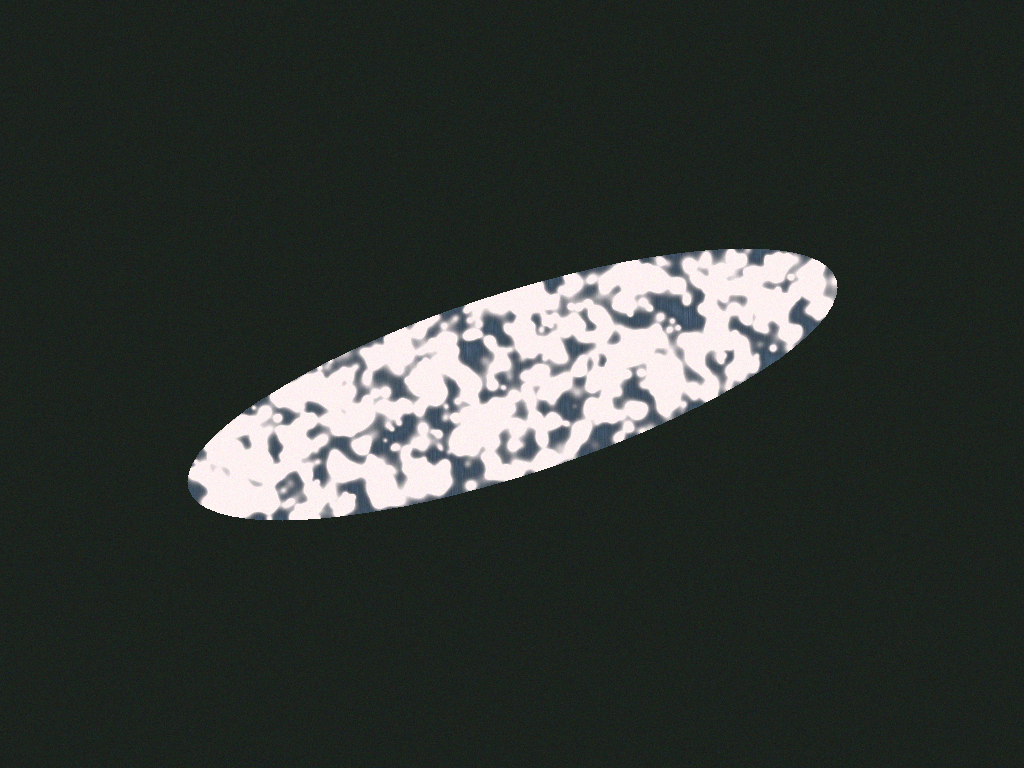
#> input picture sample_branch.png, 1024 x 768 px
$ python select_roi.py sample_branch.png
#> lines starting #> are read from the running program, lines starting #| are printed output that depends on the picture; after the words box and inside, x2 and y2 are one past the last pixel; in counts of white or black regions, pixels touching at a corner belong together
"""
ROI selection tool for DIC.

Opens an image, lets you draw a rectangle or polygon over the speckled
region, then saves the coordinates to a JSON file for reuse.

Usage:
    python select_roi.py <image_path> [--out roi.json] [--mode rect|poly]

Rectangle mode (default):
    Click and drag to draw the box.
    Release the mouse to confirm.
    Press S or Enter to save, R to redraw, Q/Esc to quit without saving.

Polygon mode (--mode poly):
    Left-click to place vertices.
    Right-click or press Enter to close and confirm the polygon.
    Backspace/Z to remove the last vertex.
    Press S to save, R to reset, Q/Esc to quit without saving.
"""

import argparse
import json
import sys
from pathlib import Path

import cv2
import numpy as np


# ---------------------------------------------------------------------------
# Colours
# ---------------------------------------------------------------------------
COL_LINE   = (0, 255, 80)    # green — active / confirmed outline
COL_VERTEX = (0, 200, 255)   # cyan  — polygon vertex dots
COL_DRAG   = (80, 180, 255)  # blue  — rectangle drag preview
COL_TEXT   = (255, 255, 255)
COL_DIM    = (160, 160, 160)


# ---------------------------------------------------------------------------
# Shared overlay helper
# ---------------------------------------------------------------------------

def _overlay_text(canvas, lines, origin=(10, 24), line_h=22):
    """Draw a semi-transparent instruction panel in the top-left corner."""
    x, y = origin
    max_w = max(cv2.getTextSize(l, cv2.FONT_HERSHEY_SIMPLEX, 0.52, 1)[0][0]
                for l in lines) + 16
    panel_h = len(lines) * line_h + 10
    overlay = canvas.copy()
    cv2.rectangle(overlay, (x - 6, y - 18),
                  (x + max_w, y + panel_h - 4), (20, 20, 20), -1)
    cv2.addWeighted(overlay, 0.55, canvas, 0.45, 0, canvas)
    for i, line in enumerate(lines):
        col = COL_TEXT if not line.startswith("  ") else COL_DIM
        cv2.putText(canvas, line,
                    (x, y + i * line_h),
                    cv2.FONT_HERSHEY_SIMPLEX, 0.52, col, 1, cv2.LINE_AA)


# ---------------------------------------------------------------------------
# Rectangle mode
# ---------------------------------------------------------------------------

class RectSelector:
    def __init__(self, image):
        self.base    = image.copy()
        self.canvas  = image.copy()
        self.start   = None   # (x, y) mouse-down point
        self.end     = None   # (x, y) current drag point
        self.rect    = None   # confirmed (x1, y1, x2, y2) in pixel coords
        self.drawing = False

    # -- Mouse callback -------------------------------------------------------
    # [19 lines left out: function callback, not called in this run]

    # -- Draw frame -----------------------------------------------------------
    def draw(self):
        self.canvas = self.base.copy()
        if self.rect:
            x1, y1, x2, y2 = self.rect
            cv2.rectangle(self.canvas, (x1, y1), (x2, y2), COL_LINE, 2)
            cv2.putText(self.canvas,
                        f"ROI  {x2-x1} x {y2-y1} px",
                        (x1, y1 - 8),
                        cv2.FONT_HERSHEY_SIMPLEX, 0.55, COL_LINE, 1, cv2.LINE_AA)
            hint = ["S / Enter — save & quit",
                    "R         — redraw",
                    "Q / Esc   — quit without saving"]
        elif self.drawing and self.start and self.end:
            x1 = min(self.start[0], self.end[0])
            y1 = min(self.start[1], self.end[1])
            x2 = max(self.start[0], self.end[0])
            y2 = max(self.start[1], self.end[1])
            cv2.rectangle(self.canvas, (x1, y1), (x2, y2), COL_DRAG, 1)
            hint = ["Drag to resize …",
                    "R     — reset",
                    "Q/Esc — quit without saving"]
        else:
            hint = ["Click and drag to draw ROI",
                    "R     — reset",
                    "Q/Esc — quit without saving"]

        _overlay_text(self.canvas, hint)
        return self.canvas

    # -- Key handler ----------------------------------------------------------
    def handle_key(self, key):
        """Return 'save', 'reset', 'quit', or None."""
        if key in (ord('s'), ord('S'), 13):   # S or Enter
            if self.rect:
                return "save"
        elif key in (ord('r'), ord('R')):
            self.rect    = None
            self.drawing = False
            return "reset"
        elif key in (ord('q'), ord('Q'), 27):  # Q or Esc
            return "quit"
        return None

    # -- Export ---------------------------------------------------------------
    # [7 lines left out: function export, not called in this run]


# ---------------------------------------------------------------------------
# Polygon mode
# ---------------------------------------------------------------------------

class PolySelector:
    # [99 lines left out: functions __init__, callback, draw, handle_key, export, not called in this run]


# ---------------------------------------------------------------------------
# Helpers
# ---------------------------------------------------------------------------

def _near(p1, p2, tol=12):
    return abs(p1[0] - p2[0]) < tol and abs(p1[1] - p2[1]) < tol


# [4 lines left out: function _bbox, not called in this run]


def _fit_to_screen(image, max_w=1400, max_h=900):
    """Scale image down if it's too large for a typical screen."""
    h, w = image.shape[:2]
    scale = min(max_w / w, max_h / h, 1.0)
    if scale < 1.0:
        new_w, new_h = int(w * scale), int(h * scale)
        image = cv2.resize(image, (new_w, new_h), interpolation=cv2.INTER_AREA)
    return image, scale


# ---------------------------------------------------------------------------
# Main entry point
# ---------------------------------------------------------------------------

def run(image_path: str, out_path: str, mode: str):
    img_bgr = cv2.imread(image_path)
    if img_bgr is None:
        print(f"Error: cannot open '{image_path}'", file=sys.stderr)
        sys.exit(1)

    display, scale = _fit_to_screen(img_bgr)

    selector = RectSelector(display) if mode == "rect" else PolySelector(display)

    win = "DIC — ROI Selection  (Q/Esc to quit)"
    cv2.namedWindow(win, cv2.WINDOW_NORMAL)
    cv2.setMouseCallback(win, selector.callback)

    print(f"\nImage : {image_path}  ({img_bgr.shape[1]}×{img_bgr.shape[0]} px)")
    print(f"Mode  : {'rectangle' if mode == 'rect' else 'polygon'}")
    print(f"Output: {out_path}\n")

    action = None
    while True:
        frame = selector.draw()
        cv2.imshow(win, frame)
        key = cv2.waitKey(30) & 0xFF

        action = selector.handle_key(key)
        if action in ("save", "quit"):
            break
        if cv2.getWindowProperty(win, cv2.WND_PROP_VISIBLE) < 1:
            action = "quit"
            break

    cv2.destroyAllWindows()

    if action != "save":
        print("Quit without saving.")
        return

    data = selector.export()

    # Scale coordinates back to original image pixels
    if scale < 1.0:
        data["points"] = [[round(x / scale), round(y / scale)]
                          for x, y in data["points"]]
        data["bbox"]   = [round(v / scale) for v in data["bbox"]]

    data["image_path"]  = str(Path(image_path).resolve())
    data["image_size"]  = [img_bgr.shape[1], img_bgr.shape[0]]  # [w, h]
    data["display_scale"] = round(scale, 4)

    out = Path(out_path)
    out.parent.mkdir(parents=True, exist_ok=True)
    out.write_text(json.dumps(data, indent=2))

    print(f"Saved ROI → {out}")
    print(json.dumps(data, indent=2))


# ---------------------------------------------------------------------------

def main():
    parser = argparse.ArgumentParser(
        description="Interactive ROI selector for DIC images.")
    parser.add_argument("image",
                        help="Path to the image file (reference or any frame).")
    parser.add_argument("--out", default="roi.json",
                        help="Output JSON file (default: roi.json).")
    parser.add_argument("--mode", choices=["rect", "poly"], default="rect",
                        help="Selection mode: rect (default) or poly.")
    args = parser.parse_args()
    run(args.image, args.out, args.mode)
#> in run, img_bgr is the input picture: shape (768, 1024, 3); mean B, G, R 50.8, 54.8, 49.4
#> in run, `display, scale = _fit_to_screen(img_bgr)`: scale = 1
#| Image : sample_branch.png  (1024×768 px)
#> in _overlay_text, `cv2.rectangle(overlay, (x - 6, y - 18), (x + max_w, y + panel_h - 4), ..`: overlay: shape (768, 1024, 3); 3.18% of pixels changed, all inside (x1, y1, x2, y2) = (4, 6, 279, 97)
#> after the loop in _overlay_text, `for i, line in enumerate(lines):`:
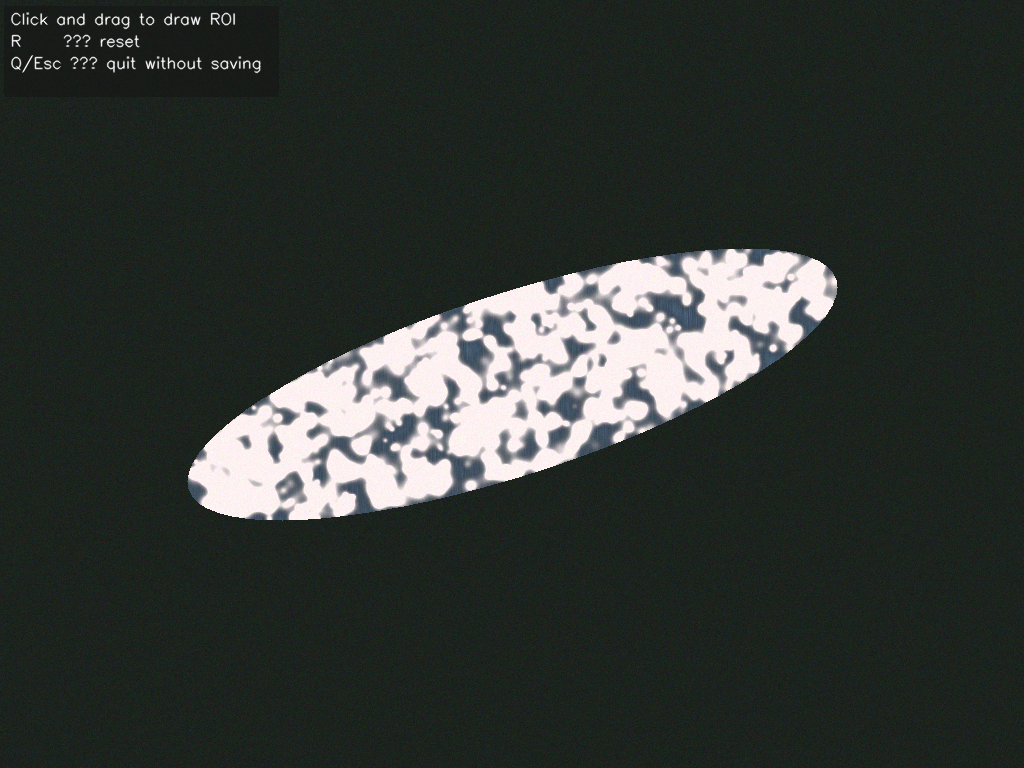
#> canvas: shape (768, 1024, 3); mean B, G, R 51.1, 55, 49.7
#> (key q is pressed here)
#> in run, `action = selector.handle_key(key)`: action = 'quit'


if __name__ == "__main__":
    main()
